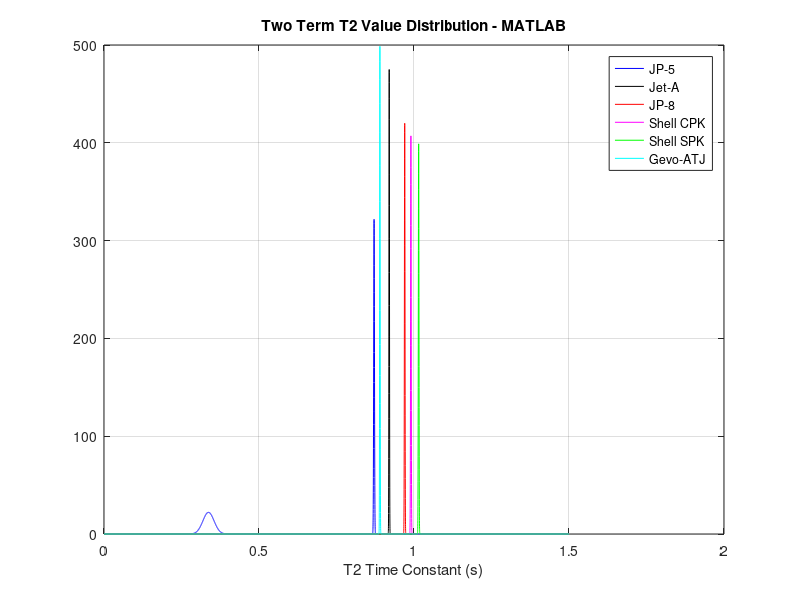

Write the MATLAB code that produced this figure.
clc
clear all

t2 = (0:0.0001:1.5)';

name1 = 'JP-5';
sd1 = 0.018;
u1 = 0.337;
sd11 = 0.00124;
u11 = 0.8712;
n1 = normpdf(t2,u1,sd1) + normpdf(t2,u11,sd11);

name2 = 'Jet-A';
sd2 = 0.018;
u2 = -1;
sd21 = 8.4E-4;
u21 = 0.92;
n2 = normpdf(t2,u2,sd2) + normpdf(t2,u21,sd21);

name3 = 'JP-8';
sd3 = 0.015;
u3 = -1;
sd31 = 9.5E-4;
u31 = 0.97;
n3 = normpdf(t2,u3,sd3) + normpdf(t2,u31,sd31);

name4 = 'Shell CPK';
sd4 = 0.02;
u4 = -1;
sd41 = 9.8E-4;
u41 = 0.99;
n4 = normpdf(t2,u4,sd4) + normpdf(t2,u41,sd41);

name5 = 'Shell SPK';
sd5 = 0.013;
u5 = -1;
sd51 = 0.001;
u51 = 1.015;
n5 = normpdf(t2,u5,sd5) + normpdf(t2,u51,sd51);

name6 = 'Gevo-ATJ'; 
sd6 = 0.02;
u6 = -1;
sd61 = 8E-4;
u61 = 0.89;
n6 = normpdf(t2,u6,sd6) + normpdf(t2,u61,sd61);

name7 = 'Toluene'; 
sd7 = 0.04;
u7 = 0.14685;
sd71 = 0.002;
u71 = 0.97648;
n7 = normpdf(t2,u71,sd71) ;

plot(t2,n1,'b',t2,n2,'k',t2,n3,'r',t2,n4,'m',t2,n5,'g',t2,n6,'c')
grid
%axis([0 1.25 0 100])
legend(name1,name2,name3,name4,name5,name6)
title('Two Term T2 Value Distribution - MATLAB')
xlabel('T2 Time Constant (s)')

narr = zeros(size(n1,1),7);
narr(:,1) = t2;
narr(:,2) = n1;
narr(:,3) = n2;
narr(:,4) = n3;
narr(:,5) = n4;
narr(:,6) = n5;
narr(:,7) = n6;



